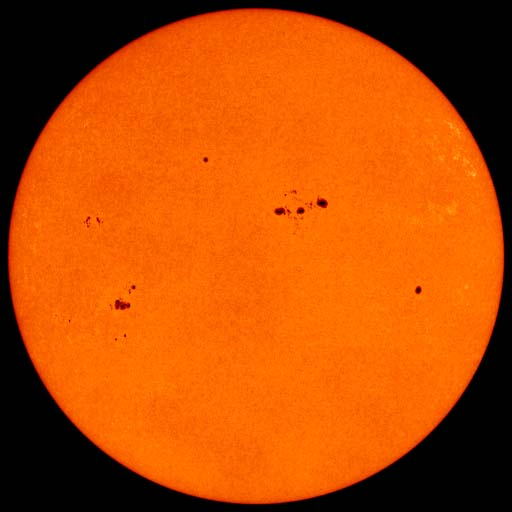
#> input picture spot_1.jpg, 512 x 512 px; its folder holds only this picture in this run
$ python main.py
#> lines starting #> are read from the running program, lines starting #| are printed output that depends on the picture
import cv2
import matplotlib.pyplot as plt

for i in range(4):
    print('####################################################################')
    print('IMAGE ' + str(i+1))
    print('####################################################################')
    img = cv2.imread('spot_'+str(i+1)+'.jpg', 0)
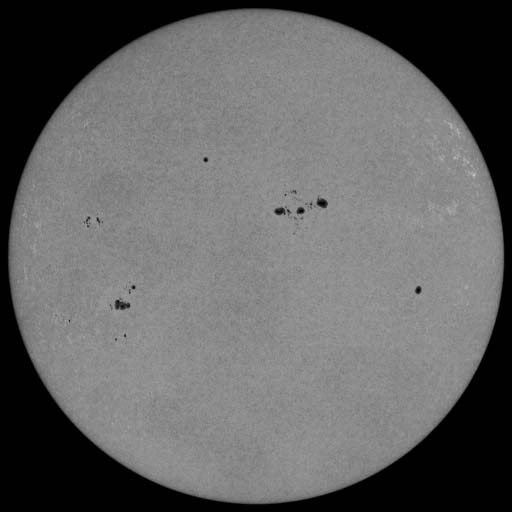
#> img: shape (512, 512); min 0, max 195, mean 100.1
#> (the run stopped early here; a loop or call above may not have finished)
